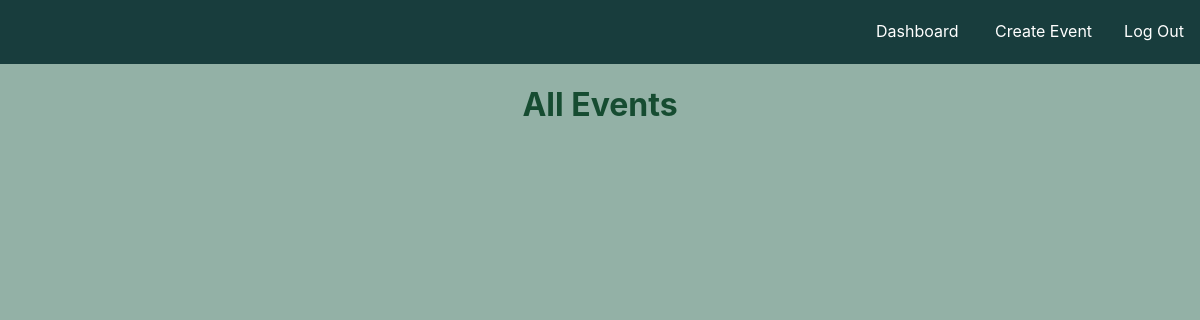
The page /events/all on the database as committed earlier.
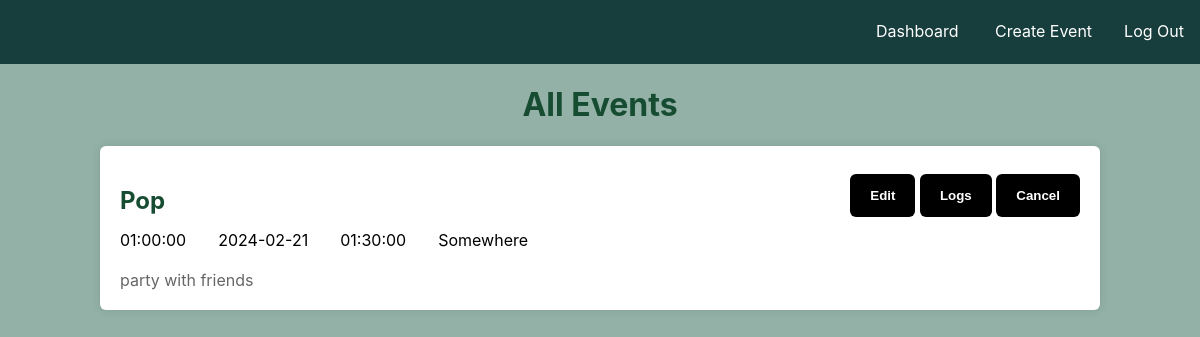
The same page on the database as committed later.
### content/models.py (models this page shows, shortened)
class Event(db.Model):
    __tablename__ = 'event'
    id = db.Column(db.Integer, primary_key = True)
    name = db.Column(db.Text())
    description = db.Column(db.Text())
    date = db.Column(db.Date)   # 1-1 with html type="date"
    start_time = db.Column(db.Time)
    duration = db.Column(db.Time)
    capacity = db.Column(db.Integer)
    location = db.Column(db.Text())
    cancelled = db.Column(db.Boolean, default=False)

### eventbyte.py (the view)
@app.route('/events/all')
def all_events():
   allEvents = Event.query.all()
   return render_template('/pages/events/events.html', allEvents = allEvents)

### templates/pages/events/events.html (shortened to what this page needs)
{% extends 'components/base.html' %}
{% block css %}
<link rel="stylesheet" href="/static/css/components/event_card.css" type="text/css">
<link rel="stylesheet" href="/static/css/pages/events.css" type="text/css">
{% endblock %}
{% block navbar %}
    {% include 'components/dashnav.html' %}
{% endblock %}
{% block content %}
<main>
    <h1 id="all-events"> All Events </h1>
    <section class ="events">
        {% for event in allEvents %}
            <div id ="{{ event.id }}" class="event-container">
                <div class="event-content">
                    <div class="event-header">
                        <h2 class="event-name">{{ event.name }}</h2>
                        <div class="buttons">
                            <button class="edit" type="submit">Edit</button>
                            <button class="logs" type="submit">Logs</button>
                            <button class="cancel" type="submit">Cancel</button>
                        </div>
                    </div>
                    <div class="event-details">
                        <p> {{ event.start_time }} </p>
                        <p> {{ event.date }} </p>
                        <p> {{ event.duration }}</p>
                        <p> {{ event.location }} </p>
                    </div>
                    <div class="event-description">
                        {{ event.description }}
                    </div>
                </div>
            </div>
        {% endfor %}
    </section>
</main>
{% endblock %}

### templates/components/base.html (shortened to what this page needs)
<!DOCTYPE html>
<html lang="en">
<head>
    <link rel="stylesheet" href="/static/css/pages/base_styles.css" type="text/css">
    {% block css %}{% endblock %}
</head>
<body>
    {% block navbar %}{% endblock %}
    {% block content %}
    {% endblock %}
</body>
</html>

### templates/components/dashnav.html
<link rel="stylesheet" href="/static/css/components/dashnav.css" type="text/css">
<body>
<nav>
    <ul>
        <li><a href="/dashboard"> Dashboard </a></li>
        <li><a href="/events/create">Create Event</button>
        <li><a href="/auth/logout">Log Out</a></li>
    </ul>
</nav>

### static/css/pages/base_styles.css (style rules this page uses)
body { background-color: #93B1A6 ; font-family: Inter, system-ui, Avenir, Helvetica, Arial, sans-serif; margin: 0; padding: 0; }
h1, h2 { color: #164c31; }

### static/css/components/event_card.css (style rules this page uses)
#all-events { justify-self: center; align-self: center; }
.event-container { background-color: white; border-radius: 6px; box-shadow: 0px 0px 10px rgba(0, 0, 0, 0.1); margin-bottom: 20px; width: 1000px; height: auto; }
.event-header { display: flex; flex-direction: row; }
.event-header .buttons { margin: auto 0px; margin-left: auto; }
.event-content { padding: 20px; }
.event-name { font-size: 24px; margin-bottom: 10px; }
.event-details { display: flex; flex-direction: row; gap: 2rem; }
.event-details p { margin: 5px 0; }
.event-description { margin-top: 15px; color: #666; }

### static/css/pages/events.css (style rules this page uses)
.events { display: flex; height: 100%; flex-direction: column; align-items: center; }

### static/css/components/dashnav.css (style rules this page uses)
nav { text-align: right; background-color: #183D3D; height: 64px; }
nav ul { list-style-type: none; margin: 0; padding-top: 7px; overflow: hidden; display: inline-block; }
nav li { display: inline-block; }
nav li a { position: relative; display: block; color: white; padding: 14px 16px; text-decoration: none; }
nav li a::before { content: ''; position: absolute; bottom: 0; left: 50%; transform: translateX(-50%); width: 0; height: 2px; background: white; transition: width 0.3s; }
button { background-color: black; color: white; padding: 14px 20px; border-radius: 6px; border: None; cursor: pointer; transition: background-color 0.3s; font-weight: bold; }

Rows that differ between the two databases and show on the page:
added Event: name "Pop", start_time "01:00:00", date "2024-02-21", duration "01:30:00", location "Somewhere", description "party with friends"
